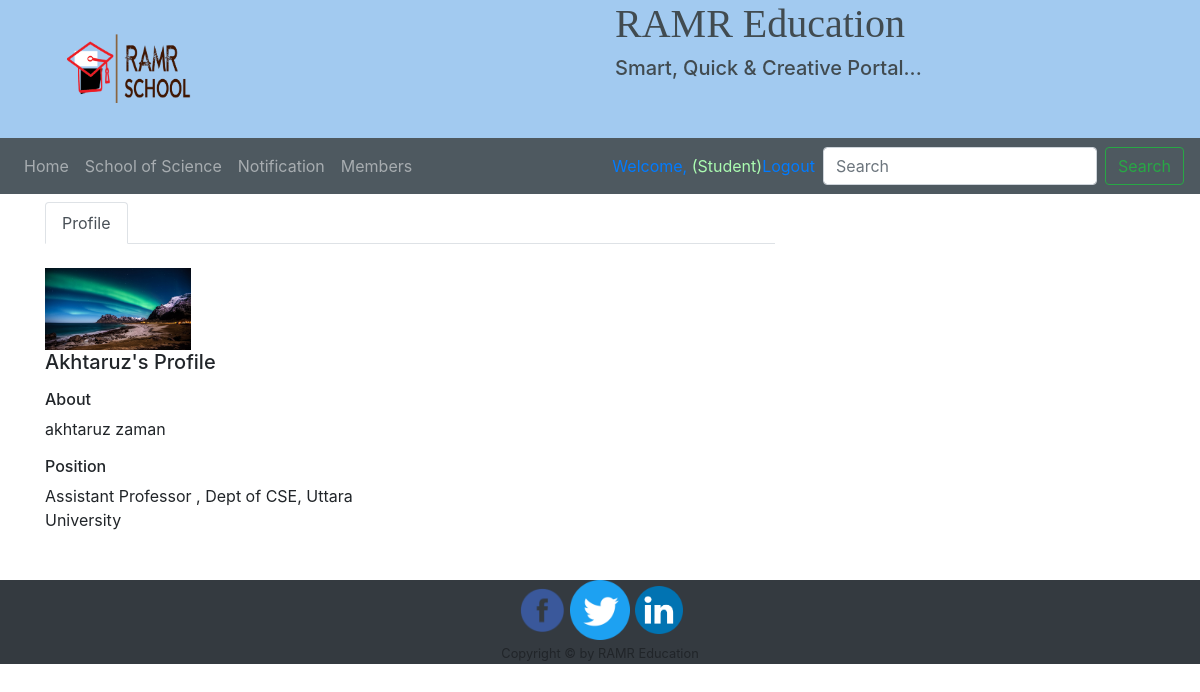
The app's page /pages/teacher/teacherProfile.php?id=1 with its own data.
### tables this page shows
CREATE TABLE `teacher` (
  `id` int(11) NOT NULL,
  `first_name` varchar(255) DEFAULT NULL,
  `last_name` varchar(255) DEFAULT NULL,
  `email` varchar(255) DEFAULT NULL,
  `address` text,
  `address2` text,
  `city` varchar(50) DEFAULT NULL,
  `remember_me` int(1) DEFAULT NULL,
  `password` varchar(255) DEFAULT NULL,
  `position` varchar(255) DEFAULT NULL,
  `type` varchar(255) NOT NULL,
  `photo` varchar(255) DEFAULT NULL
);

### pages/teacher/teacherProfile.php (the view, shortened to what this page needs)
<?php
include '../heading.php';
include "../../pages/navbar.php";
$conn = mysqli_connect('localhost', 'root', 'roquib', 'ramr');
$id = $_GET['id'];
$searchTeacher = mysqli_query($conn, "select * from teacher where id='$id'");
$fetchArray = mysqli_fetch_assoc($searchTeacher);
$first_name = $fetchArray['first_name'];
$last_name = $fetchArray['last_name'];
$position = $fetchArray['position'];
$type = $fetchArray['type'];
$photo = $fetchArray['photo'];
?>
<div class="container">
    <div class="row my-2">
        <div class="col-lg-8 order-lg-2">
            <ul class="nav nav-tabs">
                <li class="nav-item">
                    <a href="" data-target="#profile" data-toggle="tab" class="nav-link active">Profile</a>
                </li>
            </ul>
            <div class="tab-content py-4">
                <div class="tab-pane active" id="profile">
                    <?php if ($_SESSION['teacher_login'] != '' && $type == $_SESSION['current_user']) : ?>
                        <h5 class="mb-3">My Profile</h5>
                    <?php else : ?>
                        <img src="photos/<?php echo $photo; ?>" width="20%">
                        <h5 class="mb-3"><?php echo ucfirst($first_name . "'s"); ?> Profile</h5>
                    <?php endif;  ?>
                    <div class="row">
                        <div class="col-md-6">
                            <h6>About</h6>
                            <p>
                                <?php echo $first_name . ' ' . $last_name; ?>
                            </p>
                            <h6>Position</h6>
                            <p>
                                <?php echo $position; ?>
                            </p>
                        </div>
                    </div>
                </div>
            </div>
        </div>
    </div>
</div>
<?php
include '../footer.php';
?>

### records on screen
teacher: photo (picture), first_name "Akhtaruz's", first_name "akhtaruz", last_name "zaman", position "Assistant Professor , Dept of CSE, Uttara University"
